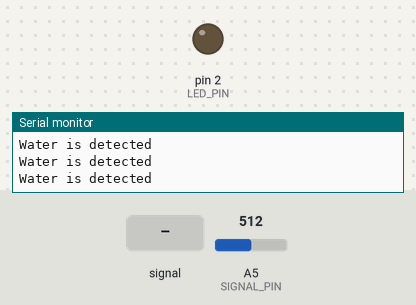
Bench run of a sketch on a simulated Arduino Uno, built with avr-gcc and run on an emulated ATmega328P. Shown: output pins drawn as LEDs (lit = HIGH), the last lines printed to the serial monitor. The inputs (shaded band) are chosen by the test bench; at power-on: A5 (SIGNAL_PIN) = 512. Pins used as bus, display or sensor lines are not drawn.

Above: at 1.2 s.
1.3 s: A5 (SIGNAL_PIN) fed a 200 Hz sine of ±255 counts around its level
At 3.4 s:
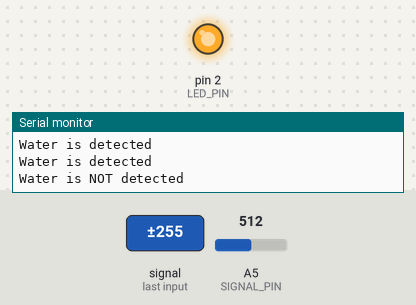
4.3 s: A5 (SIGNAL_PIN) set to 716
At 4.9 s:
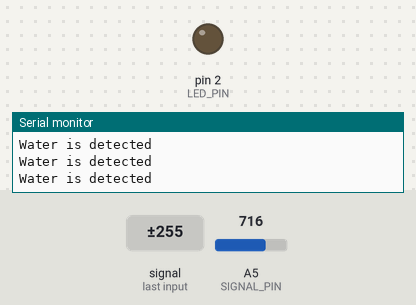
5.8 s: A5 (SIGNAL_PIN) set to 312
7.3 s: A5 (SIGNAL_PIN) set to 285
At 8.1 s:
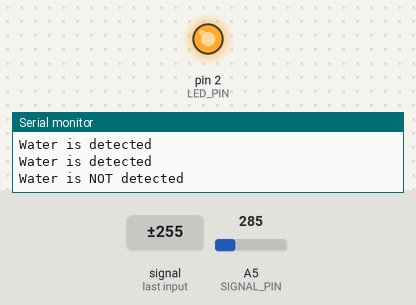
Timing chart, 0 to 10.1 s (numbered marks = the images above; inputs shaded):
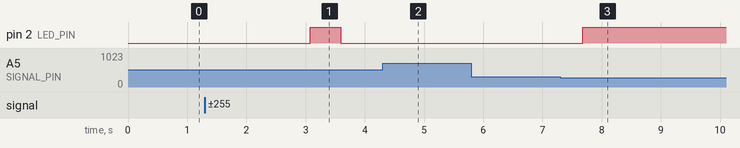

Measured:
- the behaviour switches between 301 and 300 on A5 (SIGNAL_PIN) (found by bisection; images 2 and 3)
- after the input at 1.3 s, pin 2 (LED_PIN): LOW → HIGH after 1.8 s, → LOW 0.51 s later
- after the input at 4.3 s, pin 2 (LED_PIN): stays LOW (without the input it goes to HIGH after 0.82 s)
- after the input at 7.3 s, pin 2 (LED_PIN): LOW → HIGH after 0.38 s

The sketch:

main.ino
```cpp
/*
 * Arduino Water Sensor Example
 * LED turns ON when no water is detected, OFF when water is detected.
 */

#define LED_PIN     2
#define POWER_PIN   7
#define SIGNAL_PIN  A5
#define THRESHOLD   300   // Water detection threshold
#define SAMPLE_COUNT 10   // Number of samples for averaging
#define LOOP_DELAY  500   // Delay between readings (ms)

int value = 0;

void setup() {
  Serial.begin(9600);
  pinMode(LED_PIN, OUTPUT);
  pinMode(POWER_PIN, OUTPUT);
  digitalWrite(POWER_PIN, LOW); // Start with sensor OFF
  digitalWrite(LED_PIN, LOW);   // Start with LED OFF
}

void turnSensorOn() {
  digitalWrite(POWER_PIN, HIGH);
}

void turnSensorOff() {
  digitalWrite(POWER_PIN, LOW);
}

int getAverageReading() {
  int total = 0;
  for (int i = 0; i < SAMPLE_COUNT; i++) {
    total += analogRead(SIGNAL_PIN);
  }
  return total / SAMPLE_COUNT;
}

void checkWater() {
  value = getAverageReading();
  if (value > THRESHOLD) {
    Serial.println("Water is detected");
    digitalWrite(LED_PIN, LOW);  // Turn LED OFF when water is detected
  } else {
    Serial.println("Water is NOT detected");
    digitalWrite(LED_PIN, HIGH); // Turn LED ON when no water is detected
  }
}

void loop() {
  turnSensorOn();  // Power the sensor
  delay(10);       // Stabilization delay
  checkWater();    // Check sensor reading
  turnSensorOff(); // Power down the sensor
  delay(LOOP_DELAY); // Delay before the next loop
}
```
